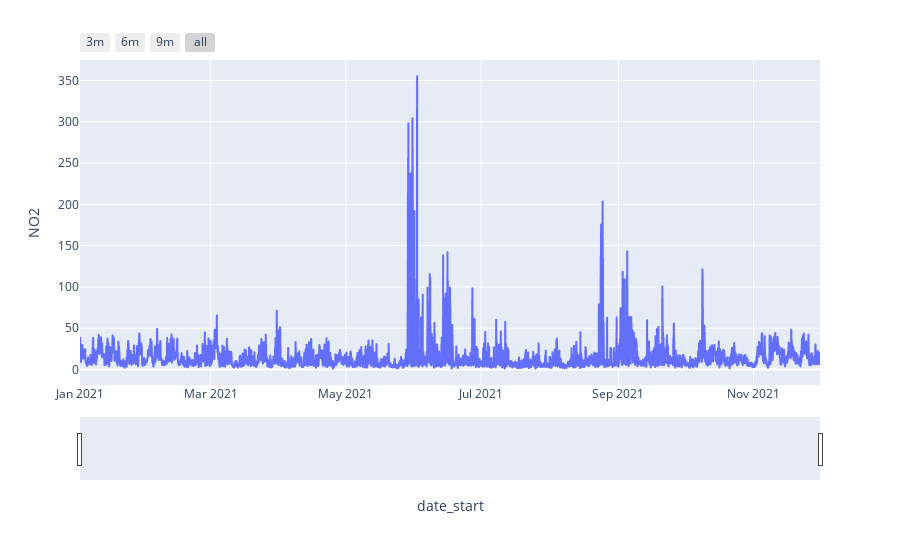

Notebook code cell kept with this figure:
### Code cell
import plotly.express as px

df_NL10230 = tidy_2021[tidy_2021.site == "NL10230"]

fig = px.line(df_NL10230, x="date_start", y="NO2")
fig.update_xaxes(
    rangeslider_visible=True,
    rangeselector=dict(
        buttons=list([
            dict(count=3, label="3m", step="month", stepmode="backward"),
            dict(count=6, label="6m", step="month", stepmode="backward"),
            dict(count=9, label="9m", step="month", stepmode="backward"),
            dict(step="all")
        ])
    )
)
fig.show()

### Figure 1 — Plotly figure (JSON) as saved in the notebook; plotly's stock layout.template omitted (floating-point values rounded to 4 significant figures; data arrays with more than 128 entries replaced by an {"elided": "..."} marker saying what was removed)
{"data": [{"hovertemplate": "date_start=%{x}<br>NO2=%{y}<extra></extra>", "legendgroup": "", "line": {"color": "#636efa", "dash": "solid"}, "marker": {"symbol": "circle"}, "mode": "lines", "name": "", "showlegend": false, "type": "scattergl", "x": {"elided": "8016 str values"}, "xaxis": "x", "y": {"elided": "8016 float values"}, "yaxis": "y"}], "layout": {"legend": {"tracegroupgap": 0}, "margin": {"t": 60}, "xaxis": {"anchor": "y", "domain": [0, 1], "rangeselector": {"buttons": [{"count": 3, "label": "3m", "step": "month", "stepmode": "backward"}, {"count": 6, "label": "6m", "step": "month", "stepmode": "backward"}, {"count": 9, "label": "9m", "step": "month", "stepmode": "backward"}, {"step": "all"}]}, "rangeslider": {"visible": true}, "title": {"text": "date_start"}}, "yaxis": {"anchor": "x", "domain": [0, 1], "title": {"text": "NO2"}}}}
